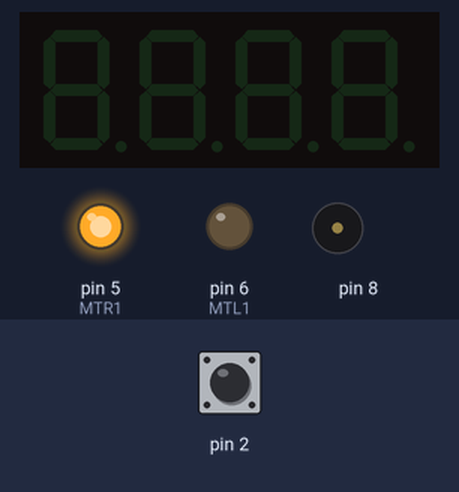
Bench run of a sketch on a simulated Arduino Uno, built with avr-gcc and run on an emulated ATmega328P. On the bench: 4-digit seven-segment display, output pins drawn as LEDs (lit = HIGH), buzzer (waves = sounding). The inputs (shaded band) are chosen by the test bench; at power-on: pin 2 HIGH.

Above: at 12.0 s.
12.1 s: pin 2 pulled LOW for 0.15 s
At 12.8 s:
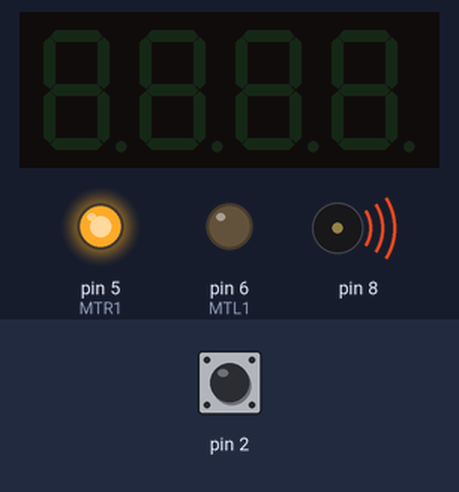
14.5 s: pin 2 pulled LOW for 1 s
At 17.6 s:
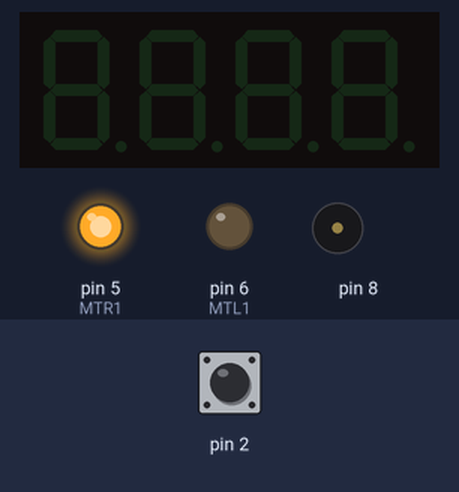
17.7 s: pin 2 pulled LOW for 3.2 s
At 21.5 s:
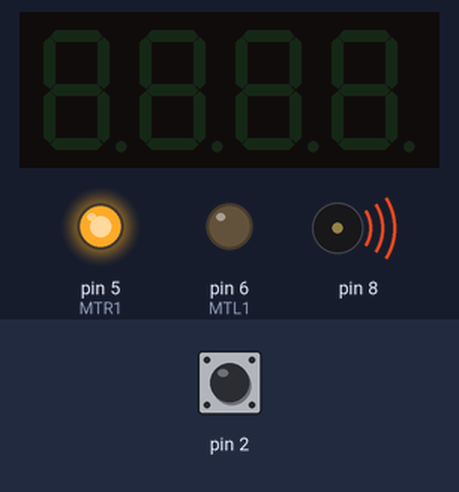
Timing chart, 0 to 23.2 s (numbered marks = the images above; inputs shaded):
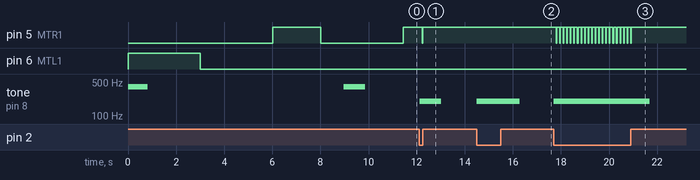

Measured:
- after the input at 12.1 s, pin 5 (MTR1): HIGH → LOW after 0.12 s, → HIGH 0.02 s later; tone on pin 8: silent → 200 Hz at once, → silent 0.90 s later
- after the input at 14.5 s, tone on pin 8: silent → 200 Hz at once, → silent 1.8 s later
- after the input at 17.7 s, pin 5 (MTR1): alternates HIGH for 0.12 s and LOW for 0.02 s, 44 changes in all, then stays HIGH, starting after 0.10 s; tone on pin 8: silent → 200 Hz at once, → silent 4.0 s later
- by itself, tone on pin 8: alternates 400 Hz for 0.85 s and silent for 8.1 s

The sketch:

59080501622-PEXAM-MDT112.ino
```cpp
#include "TM1637.h"

const int MTR1 = 5;
const int MTL1 = 6;
const int MTR2 = 9;
const int MTL2 = 10;

const int CLK = 15;
const int DIO = 14;

TM1637 sevenSegment(CLK, DIO);

void setup(){
    pinMode (MTR1,OUTPUT);
    pinMode (MTL1,OUTPUT);
    pinMode (2,INPUT_PULLUP);
    pinMode (8,OUTPUT);
    sevenSegment.init();
    tone(8,400,800);
    Serial.println("Hello MDT !!");

    Serial.println("Turn CCW");
    digitalWrite(MTL1,1);
    digitalWrite(MTR1,0);
    delay(3000);
    digitalWrite(MTL1,0);
    digitalWrite(MTR1,0);
    delay(3000);

    Serial.println("Turn CW");
    digitalWrite(MTL1,0);
    digitalWrite(MTR1,1);
    delay(2000);
    digitalWrite(MTL1,0);
    digitalWrite(MTR1,0);

    sevenSegment.displayNum(0000);
    delay(600);
    sevenSegment.displayStr("    ");

    delay(300);
    tone(8,400,900);
}

int Speed = 0;
int X;
void loop(){
    for (X = 0; X <= 100 ; X++){
        sevenSegment.displayNum(0);
        if (digitalRead(2)==0){
            tone(8,200,800);
            digitalWrite(MTR1,Speed + 51);
            sevenSegment.displayNum(20);
            if(digitalRead(2)==0){
                tone(8,200,800);
                digitalWrite(MTR1,Speed + 102);
                sevenSegment.displayNum(40);
                if(digitalRead(2)==0){
                    tone(8,200,800);
                    digitalWrite(MTR1,Speed + 153);
                    sevenSegment.displayNum(60);
                    if(digitalRead(2)==0){
                        tone(8,200,800);
                        digitalWrite(MTR1,Speed + 204);
                        sevenSegment.displayNum(80);
                        if(digitalRead(2)==0){
                            tone(8,200,800);
                            digitalWrite(MTR1,Speed + 255);
                            sevenSegment.displayNum(100);

                        }
                    }
                }
            }
        }
    }

    for (X = 100 ; X > 0; X--){
        digitalWrite(MTR1,Speed + 255);
        sevenSegment.displayNum(100);
        if (digitalRead(2)==0){
            tone(8,200,800);
            digitalWrite(MTR1,Speed + 204);
            sevenSegment.displayNum(80);
            if(digitalRead(2)==0){
                tone(8,200,800);
                digitalWrite(MTR1,Speed + 153);
                sevenSegment.displayNum(60);
                if(digitalRead(2)==0){
                    tone(8,200,800);
                    digitalWrite(MTR1,Speed + 102);
                    sevenSegment.displayNum(40);
                    if(digitalRead(2)==0){
                        tone(8,200,800);
                        digitalWrite(MTR1,Speed + 51);
                        sevenSegment.displayNum(20);
                        if(digitalRead(2)==0){
                            tone(8,200,800);
                            digitalWrite(MTR1,Speed);
                            sevenSegment.displayNum(0);
                        }
                    }
                }
            }
        }
    }


}
```
